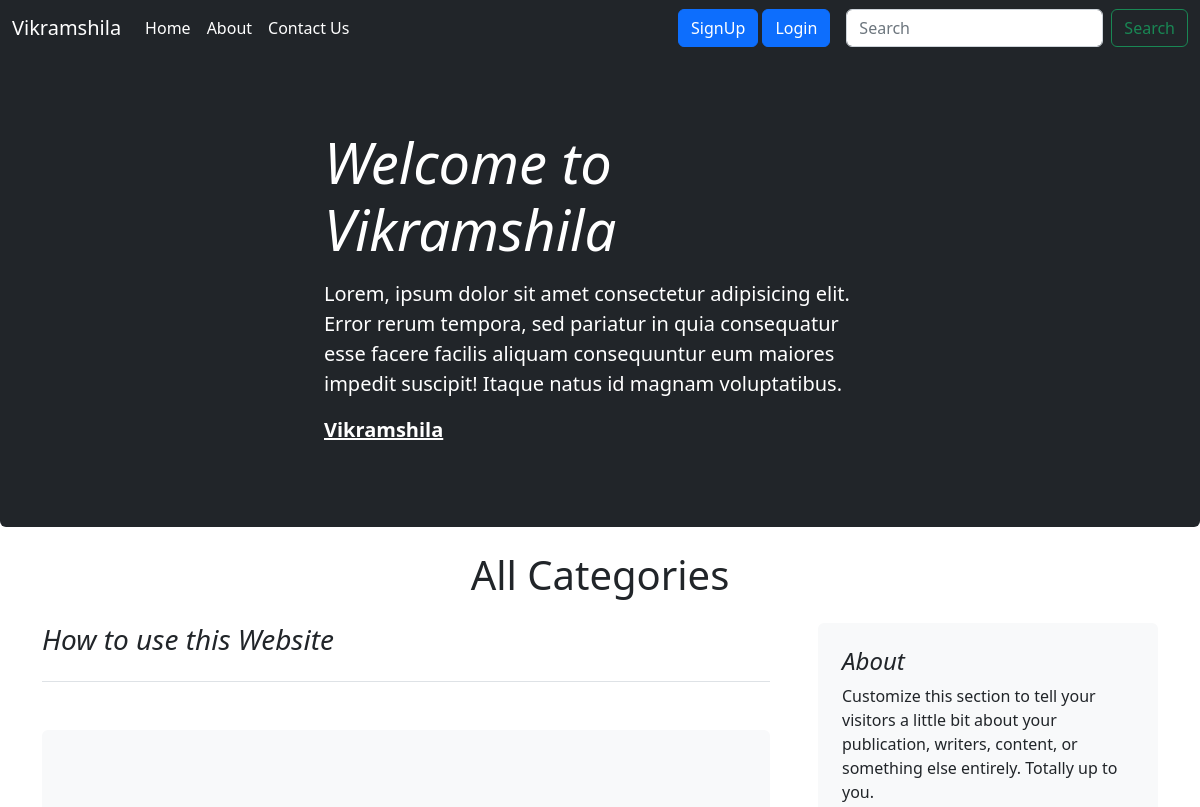
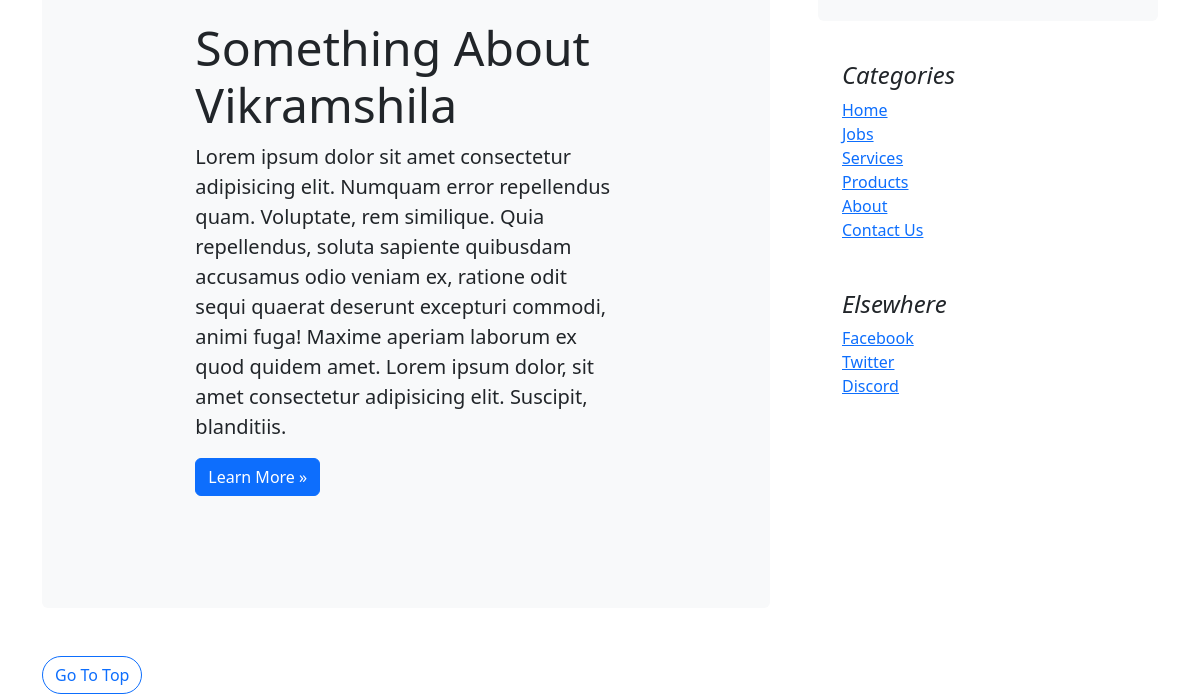
The app's page / (upper part), older data (2 pictures, top to bottom).
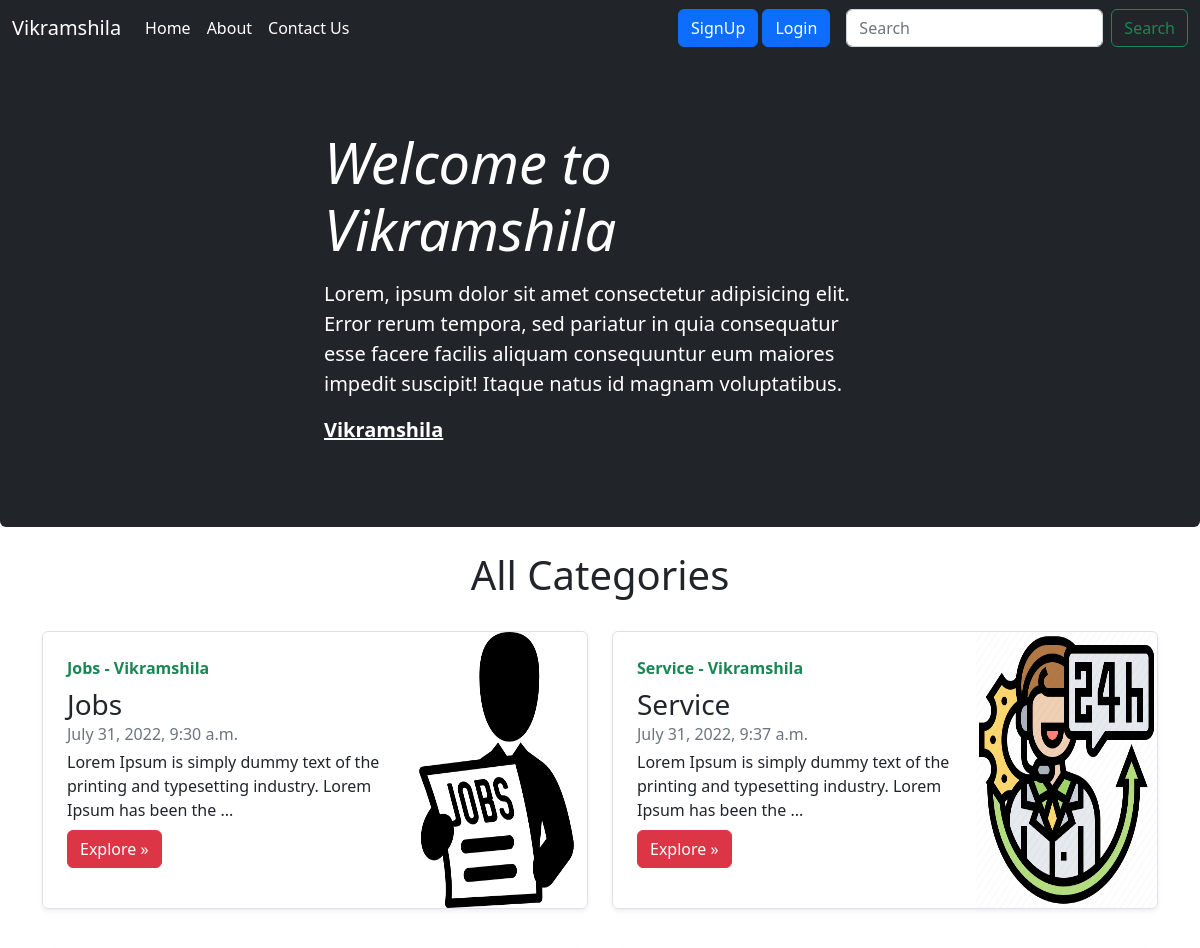
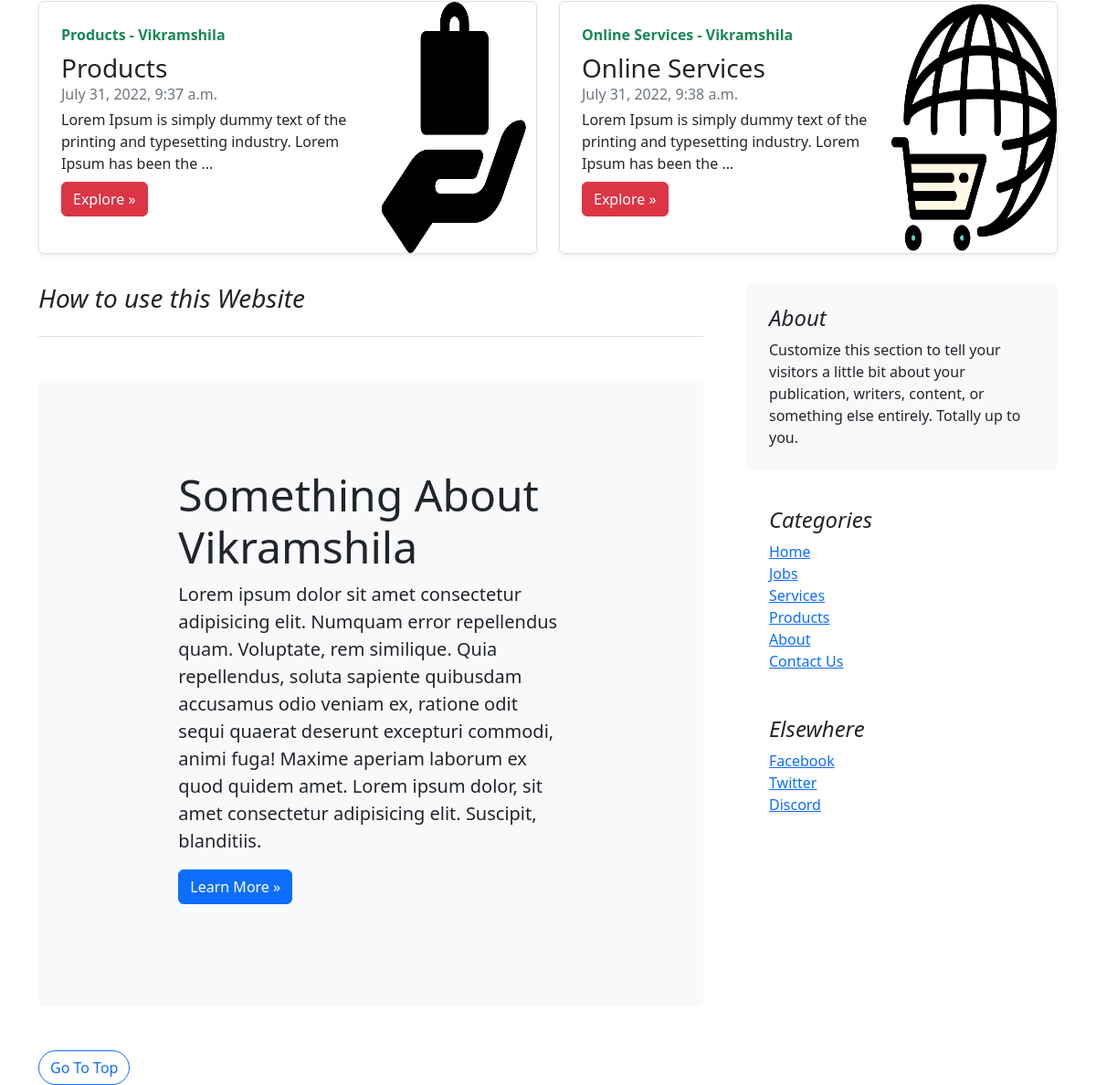
The same page, newer data (2 pictures, top to bottom).
### home/models.py (models this page shows, shortened)
class Categorie(models.Model):
    title = models.CharField(max_length=120, unique=True, primary_key=True)
    description = models.TextField()
    slug = models.SlugField(default="/")
    image = models.ImageField(upload_to="category/", null=True, blank=True)
    datetime = models.DateTimeField(default= timezone.now)

### home/views.py (the view)
# urls.py: path('', views.index, name="Home"),
def index(request):
    allCategories = Categorie.objects.all()
    return render(request, "home/index.html",{"categories":allCategories})

### templates/home/index.html (shortened to what this page needs)
{% extends "base.html" %}
{%load static %}
{% load thumbnail %}
{% block body %}
<div class="p-4 p-md-5 mb-4 rounded text-bg-dark"
    style="position: relative;margin-top: 47px; display: flex;height: 60vh;justify-content: center;align-items: center;">
    <div class="col-md-6 px-0">
        <h1 class="display-4 fst-italic">Welcome to Vikramshila</h1>
        <p class="lead my-3">Lorem, ipsum dolor sit amet consectetur adipisicing elit. Error rerum tempora, sed
            pariatur in quia consequatur esse facere facilis aliquam consequuntur eum maiores impedit suscipit!
            Itaque natus id magnam voluptatibus.</p>
        <p class="lead mb-0"><a href="/" class="text-white fw-bold">Vikramshila</a></p>
    </div>
</div>
<main class="container my-3">
    <h1 class="text-center m-3">All Categories</h1>
    <div class="row mb-2">
        {% for category in categories %}
        <form action="/{{ category.slug }}/" method="post" class="col-md-6">
                <div
                    class="my-3 row g-0 border rounded overflow-hidden flex-md-row mb-4 shadow-sm h-md-250 position-relative">
                    <div class="col p-4 d-flex flex-column position-static">
                        <strong class="d-inline-block mb-2 text-success">{{category.title}} - Vikramshila</strong>
                        <h3 class="mb-0">{{category.title}}</h3>
                        <div class="mb-1 text-muted">{{category.datetime}}</div>
                            <p class="card-text mb-auto">{{category.description|slice:":100"}}...
                        </p>
                        <p>
                            <button class="btn btn-danger mt-2" >Explore »</button>
                        </p>
                    </div>
                    <div class="col-md-4 d-none d-lg-block">
                        {% thumbnail category.image "200x200" as im %}
                            <img src="{{ im.url }}" style="width: 100%;height: 100%;">
                        {% endthumbnail %}
                    </div>
                </div>
        </form>
        {% endfor %}
    </div>
    <div class="row g-5">
        <div class="col-md-8">
            <h3 class="pb-4 mb-4 fst-italic border-bottom">
                How to use this Website
            </h3>
            <div class="bg-light p-5 rounded my-5">
                <div class="col-sm-8 py-5 mx-auto">
                    <h1 class="display-5 fw-normal">Something About Vikramshila</h1>
                    <p class="fs-5">Lorem ipsum dolor sit amet consectetur adipisicing elit. Numquam error
                        repellendus quam. Voluptate, rem similique. Quia repellendus, soluta sapiente quibusdam
                        accusamus odio veniam ex, ratione odit sequi quaerat deserunt excepturi commodi, animi fuga!
                        Maxime aperiam laborum ex quod quidem amet. Lorem ipsum dolor, sit amet consectetur
                        adipisicing elit. Suscipit, blanditiis.</p>
                    <p>
                        <a class="btn btn-primary" href="about/" role="button">Learn More »</a>
                    </p>
                </div>
            </div>
            <nav class="blog-pagination" aria-label="Pagination">
                <a class="btn btn-outline-primary rounded-pill" href="#">Go To Top</a>
            </nav>
        </div>
        <div class="col-md-4">
            <div class="position-sticky" style="top: 2rem;">
                <div class="p-4 mb-3 bg-light rounded">
                    <h4 class="fst-italic">About</h4>
                    <p class="mb-0">Customize this section to tell your visitors a little bit about your
                        publication, writers, content, or something else entirely. Totally up to you.</p>
                </div>
                <div class="p-4">
                    <h4 class="fst-italic">Categories</h4>
                    <ol class="list-unstyled mb-0">
                        <li><a href="/">Home</a></li>
                        <li><a href="jobs/">Jobs</a></li>
                        <li><a href="services/">Services</a></li>
                        <li><a href="products/">Products</a></li>
                        <li><a href="about/">About</a></li>
                        <li><a href="contact/">Contact Us</a></li>
                    </ol>
                </div>
                <div class="p-4">
                    <h4 class="fst-italic">Elsewhere</h4>
                    <ol class="list-unstyled">
                        <li><a href="#">Facebook</a></li>
                        <li><a href="#">Twitter</a></li>
                        <li><a href="#">Discord</a></li>
                    </ol>
                </div>
            </div>
        </div>
    </div>
</main>
{% endblock %}

### templates/base.html (shortened to what this page needs)
{% load socialaccount %}
{% load static %}
<!doctype html>
<html lang="en">
<head>
    <link href="https://cdn.jsdelivr.net/npm/bootstrap@5.2.0/dist/css/bootstrap.min.css" rel="stylesheet"
>
</head>
<body>
    <nav class="navbar navbar-expand-lg bg-dark navbar-dark fixed-top">
        <div class="container-fluid">
            <a class="navbar-brand" href="/">Vikramshila</a>
            <div class="collapse navbar-collapse" id="navbarSupportedContent">
                <ul class="navbar-nav me-auto mb-2 mb-lg-0">
                    <li class="nav-item">
                        <a class="nav-link active" aria-current="page" href="/">Home</a>
                    </li>
                    <li class="nav-item">
                        <a class="nav-link active" aria-current="page" href="/about/">About</a>
                    </li>
                    <li class="nav-item">
                        <a class="nav-link active" aria-current="page" href="/contact/">Contact Us</a>
                    </li>
                </ul>
                <div class="mx-3">
                    {% if user.is_authenticated %}
                    <a role="button" class="btn btn-danger" href="/auth/logout">Logout</a>
                    {% else %}
                    <a role="button" class="btn btn-primary" href="/auth/">SignUp</a>
                    <a role="button" class="btn btn-primary" href="/auth/login">Login</a>
                    {% endif %}
                </div>
                <form class="d-flex" role="search" method="post", action="/search/">
                    <input class="form-control me-2" name="query" type="search" placeholder="Search" id="search" aria-label="Search">
                    <button class="btn btn-outline-success" type="submit">Search</button>
                </form>
            </div>
        </div>
    </nav>
    {% block body %}
    {% endblock %}
</body>
</html>

Row changes from the older to the newer data that the page shows:
added Categorie: title "Jobs", datetime "July 31, 2022, 9:30 a.m.", description "Lorem Ipsum is simply dummy text of the printing and typesetting industry. Lorem Ipsum has been the", shows a picture
added Categorie: title "Service", datetime "July 31, 2022, 9:37 a.m.", description "Lorem Ipsum is simply dummy text of the printing and typesetting industry. Lorem Ipsum has been the", shows a picture
added Categorie: title "Products", datetime "July 31, 2022, 9:37 a.m.", description "Lorem Ipsum is simply dummy text of the printing and typesetting industry. Lorem Ipsum has been the", shows a picture
added Categorie: title "Online Services", datetime "July 31, 2022, 9:38 a.m.", description "Lorem Ipsum is simply dummy text of the printing and typesetting industry. Lorem Ipsum has been the", shows a picture
